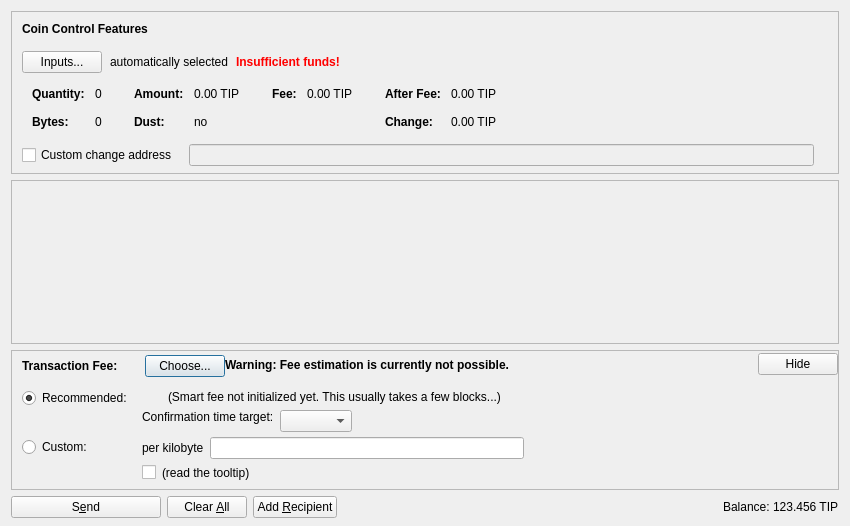
<?xml version="1.0" encoding="UTF-8"?>
<ui version="4.0">
 <class>SendCoinsDialog</class>
 <widget class="QDialog" name="SendCoinsDialog">
  <property name="geometry">
   <rect>
    <x>0</x>
    <y>0</y>
    <width>850</width>
    <height>526</height>
   </rect>
  </property>
  <property name="windowTitle">
   <string>Send Coins</string>
  </property>
  <layout class="QVBoxLayout" name="verticalLayout" stretch="0,1,0,0">
   <property name="bottomMargin">
    <number>8</number>
   </property>
   <item>
    <widget class="QFrame" name="frameCoinControl">
     <property name="sizePolicy">
      <sizepolicy hsizetype="Expanding" vsizetype="Expanding">
       <horstretch>0</horstretch>
       <verstretch>0</verstretch>
      </sizepolicy>
     </property>
     <property name="maximumSize">
      <size>
       <width>16777215</width>
       <height>16777215</height>
      </size>
     </property>
     <property name="frameShape">
      <enum>QFrame::StyledPanel</enum>
     </property>
     <property name="frameShadow">
      <enum>QFrame::Sunken</enum>
     </property>
     <layout class="QVBoxLayout" name="verticalLayoutCoinControl2">
      <property name="spacing">
       <number>0</number>
      </property>
      <property name="leftMargin">
       <number>0</number>
      </property>
      <property name="topMargin">
       <number>0</number>
      </property>
      <property name="rightMargin">
       <number>0</number>
      </property>
      <property name="bottomMargin">
       <number>6</number>
      </property>
      <item>
       <layout class="QVBoxLayout" name="verticalLayoutCoinControl" stretch="0,0,0,0,1">
        <property name="spacing">
         <number>0</number>
        </property>
        <property name="leftMargin">
         <number>10</number>
        </property>
        <property name="topMargin">
         <number>10</number>
        </property>
        <item>
         <layout class="QHBoxLayout" name="horizontalLayoutCoinControl1">
          <property name="bottomMargin">
           <number>15</number>
          </property>
          <item>
           <widget class="QLabel" name="labelCoinControlFeatures">
            <property name="sizePolicy">
             <sizepolicy hsizetype="Preferred" vsizetype="Maximum">
              <horstretch>0</horstretch>
              <verstretch>0</verstretch>
             </sizepolicy>
            </property>
            <property name="font">
             <font>
              <weight>75</weight>
              <bold>true</bold>
             </font>
            </property>
            <property name="styleSheet">
             <string notr="true">font-weight:bold;</string>
            </property>
            <property name="text">
             <string>Coin Control Features</string>
            </property>
           </widget>
          </item>
         </layout>
        </item>
        <item>
         <layout class="QHBoxLayout" name="horizontalLayoutCoinControl2" stretch="0,0,0,0">
          <property name="spacing">
           <number>8</number>
          </property>
          <property name="bottomMargin">
           <number>10</number>
          </property>
          <item>
           <widget class="QPushButton" name="pushButtonCoinControl">
            <property name="styleSheet">
             <string notr="true"/>
            </property>
            <property name="text">
             <string>Inputs...</string>
            </property>
            <property name="autoDefault">
             <bool>false</bool>
            </property>
           </widget>
          </item>
          <item>
           <widget class="QLabel" name="labelCoinControlAutomaticallySelected">
            <property name="text">
             <string>automatically selected</string>
            </property>
            <property name="margin">
             <number>5</number>
            </property>
           </widget>
          </item>
          <item>
           <widget class="QLabel" name="labelCoinControlInsuffFunds">
            <property name="font">
             <font>
              <weight>75</weight>
              <bold>true</bold>
             </font>
            </property>
            <property name="styleSheet">
             <string notr="true">color:red;font-weight:bold;</string>
            </property>
            <property name="text">
             <string>Insufficient funds!</string>
            </property>
            <property name="margin">
             <number>5</number>
            </property>
           </widget>
          </item>
          <item>
           <spacer name="horizontalSpacerCoinControl">
            <property name="orientation">
             <enum>Qt::Horizontal</enum>
            </property>
            <property name="sizeHint" stdset="0">
             <size>
              <width>40</width>
              <height>1</height>
             </size>
            </property>
           </spacer>
          </item>
         </layout>
        </item>
        <item>
         <widget class="QWidget" name="widgetCoinControl" native="true">
          <property name="sizePolicy">
           <sizepolicy hsizetype="Preferred" vsizetype="Preferred">
            <horstretch>0</horstretch>
            <verstretch>0</verstretch>
           </sizepolicy>
          </property>
          <property name="minimumSize">
           <size>
            <width>0</width>
            <height>0</height>
           </size>
          </property>
          <property name="styleSheet">
           <string notr="true"/>
          </property>
          <layout class="QHBoxLayout" name="horizontalLayoutCoinControl5">
           <property name="leftMargin">
            <number>0</number>
           </property>
           <property name="topMargin">
            <number>0</number>
           </property>
           <property name="rightMargin">
            <number>0</number>
           </property>
           <property name="bottomMargin">
            <number>0</number>
           </property>
           <item>
            <layout class="QHBoxLayout" name="horizontalLayoutCoinControl3" stretch="0,0,0,1">
             <property name="spacing">
              <number>20</number>
             </property>
             <property name="topMargin">
              <number>0</number>
             </property>
             <property name="bottomMargin">
              <number>10</number>
             </property>
             <item>
              <layout class="QFormLayout" name="formLayoutCoinControl1">
               <property name="horizontalSpacing">
                <number>10</number>
               </property>
               <property name="verticalSpacing">
                <number>14</number>
               </property>
               <property name="leftMargin">
                <number>10</number>
               </property>
               <property name="topMargin">
                <number>4</number>
               </property>
               <property name="rightMargin">
                <number>6</number>
               </property>
               <item row="0" column="0">
                <widget class="QLabel" name="labelCoinControlQuantityText">
                 <property name="font">
                  <font>
                   <weight>75</weight>
                   <bold>true</bold>
                  </font>
                 </property>
                 <property name="text">
                  <string>Quantity:</string>
                 </property>
                 <property name="margin">
                  <number>0</number>
                 </property>
                </widget>
               </item>
               <item row="0" column="1">
                <widget class="QLabel" name="labelCoinControlQuantity">
                 <property name="cursor">
                  <cursorShape>IBeamCursor</cursorShape>
                 </property>
                 <property name="contextMenuPolicy">
                  <enum>Qt::ActionsContextMenu</enum>
                 </property>
                 <property name="text">
                  <string notr="true">0</string>
                 </property>
                 <property name="margin">
                  <number>0</number>
                 </property>
                 <property name="textInteractionFlags">
                  <set>Qt::LinksAccessibleByMouse|Qt::TextSelectableByKeyboard|Qt::TextSelectableByMouse</set>
                 </property>
                </widget>
               </item>
               <item row="1" column="0">
                <widget class="QLabel" name="labelCoinControlBytesText">
                 <property name="font">
                  <font>
                   <weight>75</weight>
                   <bold>true</bold>
                  </font>
                 </property>
                 <property name="text">
                  <string>Bytes:</string>
                 </property>
                </widget>
               </item>
               <item row="1" column="1">
                <widget class="QLabel" name="labelCoinControlBytes">
                 <property name="cursor">
                  <cursorShape>IBeamCursor</cursorShape>
                 </property>
                 <property name="contextMenuPolicy">
                  <enum>Qt::ActionsContextMenu</enum>
                 </property>
                 <property name="text">
                  <string notr="true">0</string>
                 </property>
                 <property name="textInteractionFlags">
                  <set>Qt::LinksAccessibleByMouse|Qt::TextSelectableByKeyboard|Qt::TextSelectableByMouse</set>
                 </property>
                </widget>
               </item>
              </layout>
             </item>
             <item>
              <layout class="QFormLayout" name="formLayoutCoinControl2">
               <property name="horizontalSpacing">
                <number>10</number>
               </property>
               <property name="verticalSpacing">
                <number>14</number>
               </property>
               <property name="leftMargin">
                <number>6</number>
               </property>
               <property name="topMargin">
                <number>4</number>
               </property>
               <property name="rightMargin">
                <number>6</number>
               </property>
               <item row="0" column="0">
                <widget class="QLabel" name="labelCoinControlAmountText">
                 <property name="font">
                  <font>
                   <weight>75</weight>
                   <bold>true</bold>
                  </font>
                 </property>
                 <property name="text">
                  <string>Amount:</string>
                 </property>
                 <property name="margin">
                  <number>0</number>
                 </property>
                </widget>
               </item>
               <item row="0" column="1">
                <widget class="QLabel" name="labelCoinControlAmount">
                 <property name="cursor">
                  <cursorShape>IBeamCursor</cursorShape>
                 </property>
                 <property name="contextMenuPolicy">
                  <enum>Qt::ActionsContextMenu</enum>
                 </property>
                 <property name="text">
                  <string notr="true">0.00 TIP</string>
                 </property>
                 <property name="textInteractionFlags">
                  <set>Qt::LinksAccessibleByMouse|Qt::TextSelectableByKeyboard|Qt::TextSelectableByMouse</set>
                 </property>
                </widget>
               </item>
               <item row="1" column="0">
                <widget class="QLabel" name="labelCoinControlLowOutputText">
                 <property name="font">
                  <font>
                   <weight>75</weight>
                   <bold>true</bold>
                  </font>
                 </property>
                 <property name="text">
                  <string>Dust:</string>
                 </property>
                </widget>
               </item>
               <item row="1" column="1">
                <widget class="QLabel" name="labelCoinControlLowOutput">
                 <property name="cursor">
                  <cursorShape>IBeamCursor</cursorShape>
                 </property>
                 <property name="contextMenuPolicy">
                  <enum>Qt::ActionsContextMenu</enum>
                 </property>
                 <property name="text">
                  <string notr="true">no</string>
                 </property>
                 <property name="textInteractionFlags">
                  <set>Qt::LinksAccessibleByMouse|Qt::TextSelectableByKeyboard|Qt::TextSelectableByMouse</set>
                 </property>
                </widget>
               </item>
              </layout>
             </item>
             <item>
              <layout class="QFormLayout" name="formLayoutCoinControl3">
               <property name="horizontalSpacing">
                <number>10</number>
               </property>
               <property name="verticalSpacing">
                <number>14</number>
               </property>
               <property name="leftMargin">
                <number>6</number>
               </property>
               <property name="topMargin">
                <number>4</number>
               </property>
               <property name="rightMargin">
                <number>6</number>
               </property>
               <item row="0" column="0">
                <widget class="QLabel" name="labelCoinControlFeeText">
                 <property name="font">
                  <font>
                   <weight>75</weight>
                   <bold>true</bold>
                  </font>
                 </property>
                 <property name="text">
                  <string>Fee:</string>
                 </property>
                 <property name="margin">
                  <number>0</number>
                 </property>
                </widget>
               </item>
               <item row="0" column="1">
                <widget class="QLabel" name="labelCoinControlFee">
                 <property name="cursor">
                  <cursorShape>IBeamCursor</cursorShape>
                 </property>
                 <property name="contextMenuPolicy">
                  <enum>Qt::ActionsContextMenu</enum>
                 </property>
                 <property name="text">
                  <string notr="true">0.00 TIP</string>
                 </property>
                 <property name="textInteractionFlags">
                  <set>Qt::LinksAccessibleByMouse|Qt::TextSelectableByKeyboard|Qt::TextSelectableByMouse</set>
                 </property>
                </widget>
               </item>
              </layout>
             </item>
             <item>
              <layout class="QFormLayout" name="formLayoutCoinControl4">
               <property name="horizontalSpacing">
                <number>10</number>
               </property>
               <property name="verticalSpacing">
                <number>14</number>
               </property>
               <property name="leftMargin">
                <number>6</number>
               </property>
               <property name="topMargin">
                <number>4</number>
               </property>
               <property name="rightMargin">
                <number>6</number>
               </property>
               <item row="0" column="0">
                <widget class="QLabel" name="labelCoinControlAfterFeeText">
                 <property name="font">
                  <font>
                   <weight>75</weight>
                   <bold>true</bold>
                  </font>
                 </property>
                 <property name="text">
                  <string>After Fee:</string>
                 </property>
                 <property name="margin">
                  <number>0</number>
                 </property>
                </widget>
               </item>
               <item row="0" column="1">
                <widget class="QLabel" name="labelCoinControlAfterFee">
                 <property name="cursor">
                  <cursorShape>IBeamCursor</cursorShape>
                 </property>
                 <property name="contextMenuPolicy">
                  <enum>Qt::ActionsContextMenu</enum>
                 </property>
                 <property name="text">
                  <string notr="true">0.00 TIP</string>
                 </property>
                 <property name="textInteractionFlags">
                  <set>Qt::LinksAccessibleByMouse|Qt::TextSelectableByKeyboard|Qt::TextSelectableByMouse</set>
                 </property>
                </widget>
               </item>
               <item row="1" column="0">
                <widget class="QLabel" name="labelCoinControlChangeText">
                 <property name="font">
                  <font>
                   <weight>75</weight>
                   <bold>true</bold>
                  </font>
                 </property>
                 <property name="text">
                  <string>Change:</string>
                 </property>
                </widget>
               </item>
               <item row="1" column="1">
                <widget class="QLabel" name="labelCoinControlChange">
                 <property name="cursor">
                  <cursorShape>IBeamCursor</cursorShape>
                 </property>
                 <property name="contextMenuPolicy">
                  <enum>Qt::ActionsContextMenu</enum>
                 </property>
                 <property name="text">
                  <string notr="true">0.00 TIP</string>
                 </property>
                 <property name="textInteractionFlags">
                  <set>Qt::LinksAccessibleByMouse|Qt::TextSelectableByKeyboard|Qt::TextSelectableByMouse</set>
                 </property>
                </widget>
               </item>
              </layout>
             </item>
            </layout>
           </item>
          </layout>
         </widget>
        </item>
        <item>
         <layout class="QHBoxLayout" name="horizontalLayoutCoinControl4" stretch="0,0,0">
          <property name="spacing">
           <number>12</number>
          </property>
          <property name="sizeConstraint">
           <enum>QLayout::SetDefaultConstraint</enum>
          </property>
          <property name="topMargin">
           <number>5</number>
          </property>
          <property name="rightMargin">
           <number>5</number>
          </property>
          <item>
           <widget class="QCheckBox" name="checkBoxCoinControlChange">
            <property name="toolTip">
             <string>If this is activated, but the change address is empty or invalid, change will be sent to a newly generated address.</string>
            </property>
            <property name="text">
             <string>Custom change address</string>
            </property>
           </widget>
          </item>
          <item>
           <widget class="QValidatedLineEdit" name="lineEditCoinControlChange">
            <property name="enabled">
             <bool>false</bool>
            </property>
            <property name="sizePolicy">
             <sizepolicy hsizetype="Expanding" vsizetype="Fixed">
              <horstretch>0</horstretch>
              <verstretch>0</verstretch>
             </sizepolicy>
            </property>
           </widget>
          </item>
          <item>
           <widget class="QLabel" name="labelCoinControlChangeLabel">
            <property name="sizePolicy">
             <sizepolicy hsizetype="Preferred" vsizetype="Expanding">
              <horstretch>0</horstretch>
              <verstretch>0</verstretch>
             </sizepolicy>
            </property>
            <property name="minimumSize">
             <size>
              <width>0</width>
              <height>0</height>
             </size>
            </property>
            <property name="text">
             <string/>
            </property>
            <property name="margin">
             <number>3</number>
            </property>
           </widget>
          </item>
         </layout>
        </item>
        <item>
         <spacer name="verticalSpacerCoinControl">
          <property name="orientation">
           <enum>Qt::Vertical</enum>
          </property>
          <property name="sizeHint" stdset="0">
           <size>
            <width>800</width>
            <height>1</height>
           </size>
          </property>
         </spacer>
        </item>
       </layout>
      </item>
     </layout>
    </widget>
   </item>
   <item>
    <widget class="QScrollArea" name="scrollArea">
     <property name="widgetResizable">
      <bool>true</bool>
     </property>
     <widget class="QWidget" name="scrollAreaWidgetContents">
      <property name="geometry">
       <rect>
        <x>0</x>
        <y>0</y>
        <width>830</width>
        <height>104</height>
       </rect>
      </property>
      <layout class="QVBoxLayout" name="verticalLayout_2" stretch="0,1">
       <property name="leftMargin">
        <number>0</number>
       </property>
       <property name="topMargin">
        <number>0</number>
       </property>
       <property name="rightMargin">
        <number>0</number>
       </property>
       <property name="bottomMargin">
        <number>0</number>
       </property>
       <item>
        <layout class="QVBoxLayout" name="entries">
         <property name="spacing">
          <number>6</number>
         </property>
        </layout>
       </item>
       <item>
        <spacer name="verticalSpacer">
         <property name="orientation">
          <enum>Qt::Vertical</enum>
         </property>
         <property name="sizeHint" stdset="0">
          <size>
           <width>20</width>
           <height>40</height>
          </size>
         </property>
        </spacer>
       </item>
      </layout>
     </widget>
    </widget>
   </item>
   <item>
    <widget class="QFrame" name="frameFee">
     <property name="sizePolicy">
      <sizepolicy hsizetype="Expanding" vsizetype="Expanding">
       <horstretch>0</horstretch>
       <verstretch>0</verstretch>
      </sizepolicy>
     </property>
     <property name="maximumSize">
      <size>
       <width>16777215</width>
       <height>16777215</height>
      </size>
     </property>
     <property name="frameShape">
      <enum>QFrame::StyledPanel</enum>
     </property>
     <property name="frameShadow">
      <enum>QFrame::Sunken</enum>
     </property>
     <layout class="QVBoxLayout" name="verticalLayoutFee1">
      <property name="spacing">
       <number>0</number>
      </property>
      <property name="leftMargin">
       <number>0</number>
      </property>
      <property name="topMargin">
       <number>0</number>
      </property>
      <property name="rightMargin">
       <number>0</number>
      </property>
      <property name="bottomMargin">
       <number>0</number>
      </property>
      <item>
       <layout class="QVBoxLayout" name="verticalLayoutFee2" stretch="0,0,0">
        <property name="spacing">
         <number>0</number>
        </property>
        <property name="leftMargin">
         <number>10</number>
        </property>
        <property name="topMargin">
         <number>0</number>
        </property>
        <item>
         <layout class="QHBoxLayout" name="horizontalLayoutFee1">
          <property name="bottomMargin">
           <number>0</number>
          </property>
          <item>
           <layout class="QVBoxLayout" name="verticalLayoutFee7">
            <property name="spacing">
             <number>0</number>
            </property>
            <item>
             <spacer name="verticalSpacerSmartFee">
              <property name="orientation">
               <enum>Qt::Vertical</enum>
              </property>
              <property name="sizeType">
               <enum>QSizePolicy::Fixed</enum>
              </property>
              <property name="sizeHint" stdset="0">
               <size>
                <width>1</width>
                <height>4</height>
               </size>
              </property>
             </spacer>
            </item>
            <item>
             <layout class="QHBoxLayout" name="horizontalLayoutSmartFee">
              <property name="spacing">
               <number>10</number>
              </property>
              <item>
               <widget class="QLabel" name="labelFeeHeadline">
                <property name="sizePolicy">
                 <sizepolicy hsizetype="Preferred" vsizetype="Maximum">
                  <horstretch>0</horstretch>
                  <verstretch>0</verstretch>
                 </sizepolicy>
                </property>
                <property name="font">
                 <font>
                  <weight>75</weight>
                  <bold>true</bold>
                 </font>
                </property>
                <property name="styleSheet">
                 <string notr="true">font-weight:bold;</string>
                </property>
                <property name="text">
                 <string>Transaction Fee:</string>
                </property>
               </widget>
              </item>
              <item>
               <widget class="QLabel" name="labelFeeMinimized">
                <property name="text">
                 <string/>
                </property>
               </widget>
              </item>
              <item>
               <widget class="QPushButton" name="buttonChooseFee">
                <property name="text">
                 <string>Choose...</string>
                </property>
               </widget>
              </item>
             </layout>
            </item>
            <item>
             <spacer name="verticalSpacer_5">
              <property name="orientation">
               <enum>Qt::Vertical</enum>
              </property>
              <property name="sizeHint" stdset="0">
               <size>
                <width>1</width>
                <height>1</height>
               </size>
              </property>
             </spacer>
            </item>
           </layout>
          </item>
          <item>
           <widget class="QLabel" name="fallbackFeeWarningLabel">
            <property name="toolTip">
             <string>Using the fallbackfee can result in sending a transaction that will take several hours or days (or never) to confirm. Consider choosing your fee manually or wait until you have validated the complete chain.</string>
            </property>
            <property name="font">
            <font>
                <weight>75</weight>
                <bold>true</bold>
            </font>
            </property>
            <property name="text">
             <string>Warning: Fee estimation is currently not possible.</string>
            </property>
            <property name="wordWrap">
             <bool>false</bool>
            </property>
           </widget>
          </item>
          <item>
           <spacer name="horizontalSpacer_4">
            <property name="orientation">
             <enum>Qt::Horizontal</enum>
            </property>
            <property name="sizeType">
             <enum>QSizePolicy::MinimumExpanding</enum>
            </property>
            <property name="sizeHint" stdset="0">
             <size>
              <width>40</width>
              <height>20</height>
             </size>
            </property>
           </spacer>
          </item>
          <item>
           <widget class="QPushButton" name="buttonMinimizeFee">
            <property name="toolTip">
             <string>collapse fee-settings</string>
            </property>
            <property name="text">
             <string>Hide</string>
            </property>
           </widget>
          </item>
         </layout>
        </item>
        <item>
         <widget class="QFrame" name="frameFeeSelection">
          <layout class="QVBoxLayout" name="verticalLayoutFee12">
           <property name="spacing">
            <number>0</number>
           </property>
           <property name="leftMargin">
            <number>0</number>
           </property>
           <property name="topMargin">
            <number>0</number>
           </property>
           <property name="rightMargin">
            <number>0</number>
           </property>
           <property name="bottomMargin">
            <number>0</number>
           </property>
           <item>
            <layout class="QGridLayout" name="gridLayoutFee">
             <property name="topMargin">
              <number>10</number>
             </property>
             <property name="bottomMargin">
              <number>4</number>
             </property>
             <property name="horizontalSpacing">
              <number>10</number>
             </property>
             <property name="verticalSpacing">
              <number>4</number>
             </property>
             <item row="1" column="1">
              <layout class="QVBoxLayout" name="verticalLayoutFee8">
               <property name="spacing">
                <number>6</number>
               </property>
               <item>
                <layout class="QHBoxLayout" name="horizontalLayoutFee13">
                 <item>
                  <widget class="QLabel" name="labelCustomPerKilobyte">
                   <property name="toolTip">
                    <string>Specify a custom fee per kB (1,000 bytes) of the transaction's virtual size.

Note:  Since the fee is calculated on a per-byte basis, a fee of "100 satoshis per kB" for a transaction size of 500 bytes (half of 1 kB) would ultimately yield a fee of only 50 satoshis.</string>
                   </property>
                   <property name="text">
                    <string>per kilobyte</string>
                   </property>
                  </widget>
                 </item>
                 <item>
                  <widget class="BitcoinAmountField" name="customFee"/>
                 </item>
                 <item>
                  <spacer name="horizontalSpacer_6">
                   <property name="orientation">
                    <enum>Qt::Horizontal</enum>
                   </property>
                   <property name="sizeHint" stdset="0">
                    <size>
                     <width>1</width>
                     <height>1</height>
                    </size>
                   </property>
                  </spacer>
                 </item>
                </layout>
               </item>
               <item>
                <layout class="QHBoxLayout" name="horizontalLayoutFee8">
                 <item>
                  <widget class="QCheckBox" name="checkBoxMinimumFee">
                   <property name="toolTip">
                    <string>Paying only the minimum fee is just fine as long as there is less transaction volume than space in the blocks. But be aware that this can end up in a never confirming transaction once there is more demand for monacoin transactions than the network can process.</string>
                   </property>
                   <property name="text">
                    <string/>
                   </property>
                  </widget>
                 </item>
                 <item>
                  <widget class="QLabel" name="labelMinFeeWarning">
                   <property name="enabled">
                    <bool>true</bool>
                   </property>
                   <property name="toolTip">
                    <string>Paying only the minimum fee is just fine as long as there is less transaction volume than space in the blocks. But be aware that this can end up in a never confirming transaction once there is more demand for monacoin transactions than the network can process.</string>
                   </property>
                   <property name="text">
                    <string>(read the tooltip)</string>
                   </property>
                   <property name="margin">
                    <number>5</number>
                   </property>
                  </widget>
                 </item>
                 <item>
                  <spacer name="horizontalSpacer_2">
                   <property name="orientation">
                    <enum>Qt::Horizontal</enum>
                   </property>
                   <property name="sizeHint" stdset="0">
                    <size>
                     <width>1</width>
                     <height>1</height>
                    </size>
                   </property>
                  </spacer>
                 </item>
                </layout>
               </item>
              </layout>
             </item>
             <item row="0" column="0">
              <layout class="QVBoxLayout" name="verticalLayoutFee4" stretch="0,1">
               <item>
                <widget class="QRadioButton" name="radioSmartFee">
                 <property name="text">
                  <string>Recommended:</string>
                 </property>
                 <property name="checked">
                  <bool>true</bool>
                 </property>
                 <attribute name="buttonGroup">
                  <string notr="true">groupFee</string>
                 </attribute>
                </widget>
               </item>
               <item>
                <spacer name="verticalSpacer_2">
                 <property name="orientation">
                  <enum>Qt::Vertical</enum>
                 </property>
                 <property name="sizeHint" stdset="0">
                  <size>
                   <width>1</width>
                   <height>1</height>
                  </size>
                 </property>
                </spacer>
               </item>
              </layout>
             </item>
             <item row="1" column="0">
              <layout class="QVBoxLayout" name="verticalLayoutFee9" stretch="0,1">
               <item>
                <widget class="QRadioButton" name="radioCustomFee">
                 <property name="text">
                  <string>Custom:</string>
                 </property>
                 <attribute name="buttonGroup">
                  <string notr="true">groupFee</string>
                 </attribute>
                </widget>
               </item>
               <item>
                <spacer name="verticalSpacer_6">
                 <property name="orientation">
                  <enum>Qt::Vertical</enum>
                 </property>
                 <property name="sizeHint" stdset="0">
                  <size>
                   <width>1</width>
                   <height>1</height>
                  </size>
                 </property>
                </spacer>
               </item>
              </layout>
             </item>
             <item row="0" column="1">
              <layout class="QVBoxLayout" name="verticalLayoutFee3" stretch="0,0,1">
               <property name="spacing">
                <number>6</number>
               </property>
               <property name="topMargin">
                <number>2</number>
               </property>
               <item>
                <layout class="QHBoxLayout" name="horizontalLayoutFee12">
                 <item>
                  <widget class="QLabel" name="labelSmartFee">
                   <property name="text">
                    <string/>
                   </property>
                   <property name="margin">
                    <number>2</number>
                   </property>
                  </widget>
                 </item>
                 <item>
                  <widget class="QLabel" name="labelFeeEstimation">
                   <property name="text">
                    <string/>
                   </property>
                  </widget>
                 </item>
                 <item>
                  <widget class="QLabel" name="labelSmartFee2">
                   <property name="text">
                    <string>(Smart fee not initialized yet. This usually takes a few blocks...)</string>
                   </property>
                   <property name="margin">
                    <number>2</number>
                   </property>
                  </widget>
                 </item>
                 <item>
                  <spacer name="horizontalSpacer_5">
                   <property name="orientation">
                    <enum>Qt::Horizontal</enum>
                   </property>
                   <property name="sizeHint" stdset="0">
                    <size>
                     <width>1</width>
                     <height>1</height>
                    </size>
                   </property>
                  </spacer>
                 </item>
                </layout>
               </item>
               <item>
                <layout class="QHBoxLayout" name="horizontalLayoutFee9">
                 <item>
                  <layout class="QVBoxLayout" name="verticalLayoutFee6">
                   <item>
                    <widget class="QLabel" name="labelSmartFee3">
                     <property name="text">
                      <string>Confirmation time target:</string>
                     </property>
                     <property name="margin">
                      <number>2</number>
                     </property>
                    </widget>
                   </item>
                   <item>
                    <spacer name="verticalSpacer_3">
                     <property name="orientation">
                      <enum>Qt::Vertical</enum>
                     </property>
                     <property name="sizeHint" stdset="0">
                      <size>
                       <width>1</width>
                       <height>1</height>
                      </size>
                     </property>
                    </spacer>
                   </item>
                  </layout>
                 </item>
                 <item>
                  <layout class="QVBoxLayout" name="verticalLayoutFee5">
                   <property name="rightMargin">
                    <number>30</number>
                   </property>
                   <item>
                    <layout class="QHBoxLayout" name="horizontalLayoutConfTarget">
                     <property name="bottomMargin">
                      <number>0</number>
                     </property>
                     <item>
                      <widget class="QComboBox" name="confTargetSelector"/>
                     </item>
                     <item>
                      <spacer name="horizontalSpacerConfTarget">
                       <property name="orientation">
                        <enum>Qt::Horizontal</enum>
                       </property>
                       <property name="sizeHint" stdset="0">
                        <size>
                         <width>40</width>
                         <height>20</height>
                        </size>
                       </property>
                      </spacer>
                     </item>
                    </layout>
                   </item>
                  </layout>
                 </item>
                </layout>
               </item>
               <item>
                <spacer name="verticalSpacer_4">
                 <property name="orientation">
                  <enum>Qt::Vertical</enum>
                 </property>
                 <property name="sizeHint" stdset="0">
                  <size>
                   <width>1</width>
                   <height>1</height>
                  </size>
                 </property>
                </spacer>
               </item>
              </layout>
             </item>
            </layout>
           </item>
          </layout>
         </widget>
        </item>
        <item>
         <spacer name="verticalSpacerFee">
          <property name="orientation">
           <enum>Qt::Vertical</enum>
          </property>
          <property name="sizeHint" stdset="0">
           <size>
            <width>40</width>
            <height>5</height>
           </size>
          </property>
         </spacer>
        </item>
       </layout>
      </item>
     </layout>
    </widget>
   </item>
   <item>
    <layout class="QHBoxLayout" name="horizontalLayout">
     <item>
      <widget class="QPushButton" name="sendButton">
       <property name="minimumSize">
        <size>
         <width>150</width>
         <height>0</height>
        </size>
       </property>
       <property name="toolTip">
        <string>Confirm the send action</string>
       </property>
       <property name="text">
        <string>S&amp;end</string>
       </property>
       <property name="icon">
        <iconset resource="../bitcoin.qrc">
         <normaloff>:/icons/send</normaloff>:/icons/send</iconset>
       </property>
       <property name="autoDefault">
        <bool>false</bool>
       </property>
       <property name="default">
        <bool>false</bool>
       </property>
      </widget>
     </item>
     <item>
      <widget class="QPushButton" name="clearButton">
       <property name="sizePolicy">
        <sizepolicy hsizetype="Minimum" vsizetype="Fixed">
         <horstretch>0</horstretch>
         <verstretch>0</verstretch>
        </sizepolicy>
       </property>
       <property name="toolTip">
        <string>Clear all fields of the form.</string>
       </property>
       <property name="text">
        <string>Clear &amp;All</string>
       </property>
       <property name="icon">
        <iconset resource="../bitcoin.qrc">
         <normaloff>:/icons/remove</normaloff>:/icons/remove</iconset>
       </property>
       <property name="autoDefault">
        <bool>false</bool>
       </property>
      </widget>
     </item>
     <item>
      <widget class="QPushButton" name="addButton">
       <property name="toolTip">
        <string>Send to multiple recipients at once</string>
       </property>
       <property name="text">
        <string>Add &amp;Recipient</string>
       </property>
       <property name="icon">
        <iconset resource="../bitcoin.qrc">
         <normaloff>:/icons/add</normaloff>:/icons/add</iconset>
       </property>
       <property name="autoDefault">
        <bool>false</bool>
       </property>
      </widget>
     </item>
     <item>
      <spacer name="horizontalSpacer">
       <property name="orientation">
        <enum>Qt::Horizontal</enum>
       </property>
       <property name="sizeHint" stdset="0">
        <size>
         <width>40</width>
         <height>20</height>
        </size>
       </property>
      </spacer>
     </item>
     <item>
      <layout class="QHBoxLayout" name="horizontalLayout_2">
       <property name="spacing">
        <number>3</number>
       </property>
       <item>
        <widget class="QLabel" name="label">
         <property name="sizePolicy">
          <sizepolicy hsizetype="Preferred" vsizetype="Fixed">
           <horstretch>0</horstretch>
           <verstretch>0</verstretch>
          </sizepolicy>
         </property>
         <property name="text">
          <string>Balance:</string>
         </property>
        </widget>
       </item>
       <item>
        <widget class="QLabel" name="labelBalance">
         <property name="sizePolicy">
          <sizepolicy hsizetype="Preferred" vsizetype="Fixed">
           <horstretch>0</horstretch>
           <verstretch>0</verstretch>
          </sizepolicy>
         </property>
         <property name="cursor">
          <cursorShape>IBeamCursor</cursorShape>
         </property>
         <property name="text">
          <string notr="true">123.456 TIP</string>
         </property>
         <property name="textInteractionFlags">
          <set>Qt::LinksAccessibleByMouse|Qt::TextSelectableByKeyboard|Qt::TextSelectableByMouse</set>
         </property>
        </widget>
       </item>
      </layout>
     </item>
    </layout>
   </item>
  </layout>
 </widget>
 <customwidgets>
  <customwidget>
   <class>QValidatedLineEdit</class>
   <extends>QLineEdit</extends>
   <header>qt/qvalidatedlineedit.h</header>
  </customwidget>
  <customwidget>
   <class>BitcoinAmountField</class>
   <extends>QLineEdit</extends>
   <header>qt/bitcoinamountfield.h</header>
   <container>1</container>
  </customwidget>
 </customwidgets>
 <resources>
  <include location="../bitcoin.qrc"/>
 </resources>
 <connections/>
 <buttongroups>
  <buttongroup name="groupFee"/>
 </buttongroups>
</ui>
